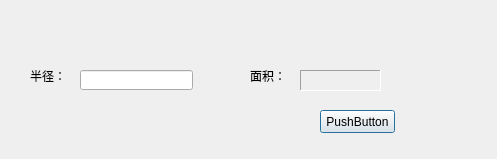
<?xml version="1.0" encoding="UTF-8"?>
<ui version="4.0">
 <class>Dialog</class>
 <widget class="QDialog" name="Dialog">
  <property name="geometry">
   <rect>
    <x>0</x>
    <y>0</y>
    <width>497</width>
    <height>159</height>
   </rect>
  </property>
  <property name="windowTitle">
   <string>Dialog</string>
  </property>
  <widget class="QLabel" name="radiusLabel">
   <property name="geometry">
    <rect>
     <x>30</x>
     <y>70</y>
     <width>54</width>
     <height>12</height>
    </rect>
   </property>
   <property name="text">
    <string>半径：</string>
   </property>
  </widget>
  <widget class="QLabel" name="areaLabel_1">
   <property name="geometry">
    <rect>
     <x>250</x>
     <y>70</y>
     <width>54</width>
     <height>12</height>
    </rect>
   </property>
   <property name="text">
    <string>面积：</string>
   </property>
  </widget>
  <widget class="QLineEdit" name="radiusLineEdit">
   <property name="geometry">
    <rect>
     <x>80</x>
     <y>70</y>
     <width>113</width>
     <height>20</height>
    </rect>
   </property>
  </widget>
  <widget class="QPushButton" name="countBtn">
   <property name="geometry">
    <rect>
     <x>320</x>
     <y>110</y>
     <width>75</width>
     <height>23</height>
    </rect>
   </property>
   <property name="text">
    <string>PushButton</string>
   </property>
  </widget>
  <widget class="QLabel" name="areaLabel_2">
   <property name="geometry">
    <rect>
     <x>300</x>
     <y>70</y>
     <width>81</width>
     <height>21</height>
    </rect>
   </property>
   <property name="frameShape">
    <enum>QFrame::Panel</enum>
   </property>
   <property name="frameShadow">
    <enum>QFrame::Sunken</enum>
   </property>
   <property name="text">
    <string/>
   </property>
  </widget>
 </widget>
 <resources/>
 <connections/>
</ui>
